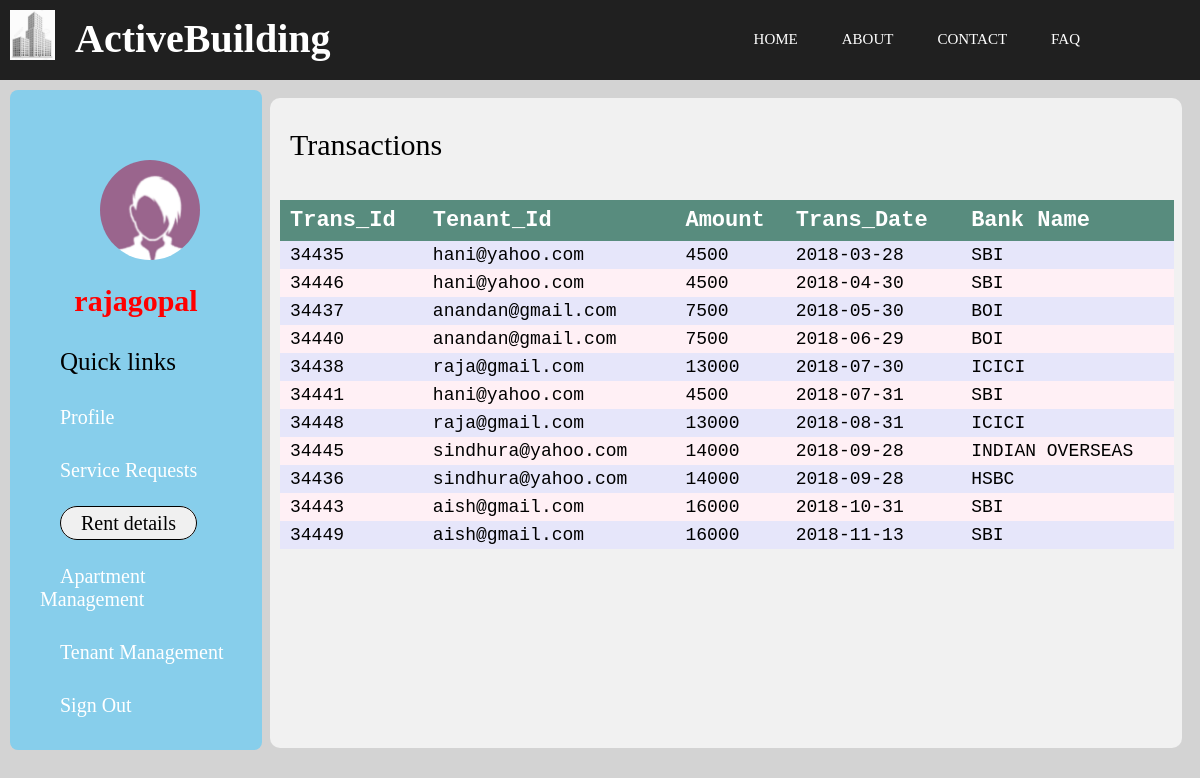
The page /rent1.php (signed in) on the database its author committed.
### tables this page shows
CREATE TABLE `rent` (
  `trans_id` int(10) NOT NULL,
  `email` varchar(35) NOT NULL,
  `amt` int(8) NOT NULL,
  `t_date` date NOT NULL,
  `bank_name` varchar(30) NOT NULL
);

### rent1.php (the view, shortened to what this page needs)
<!DOCTYPE html>
<html>
<head>
</head>
<body style="background-color: lightgrey;">
	<header style="width: auto; height: 80px; background-color: #202020;">
		<div class="row">
			<div class="logo">
				<img src="logo.png" >
			</div>
			<ul class="main_nav">
				<li><a href="">HOME</a></li>
				<li><a href="">ABOUT</a></li>
				<li><a href="">CONTACT</a></li>
				<li><a href="">FAQ</a></li>
			</ul>
		</div>
		<div>
			<h2>ActiveBuilding</h2>
		</div>
	</header>
	<nav>
		<div>
			<img src="user.png" class="avatar">
			<h1 style="color: red;"><?php echo $_SESSION['admin']; ?></h1>
		</div>
		<div>
			<ul class="side_nav">
				<p style="padding-left: 20px; font-size: 25px;">Quick links</p>
				<li><a href="admin.php">Profile</a></li>
				<li><a href="acomp1.php">Service Requests</a></li>
				<li class="t"><a href="#">Rent details</a></li>
				<li><a href="apart_man1.php">Apartment Management</a></li>
				<li><a href="tenant_man1.php">Tenant Management</a></li>
				<li><a href="#" onclick="display()">Sign Out</a></li>
			</ul>
		</div>
	</nav>
	<article>
		<p class="e">Transactions</p><br>
  		<div>
  			<table>
 				<tr>
  				<th>Trans_Id</th>
  				<th>Tenant_Id</th>
  				<th>Amount</th>
  				<th>Trans_Date</th>
  				<th>Bank Name</th>
 				</tr>
 				<?php
  					$conn1 = new PDO("mysql:host=localhost; dbname=project",'root',"");
         			$sql = "CALL payment()";
         			$result = $conn1->prepare($sql);
         			$result->setFetchMode(PDO::FETCH_ASSOC);
         			$result->execute();
   					while($row = $result->fetch()) {
    				echo "<tr> <td>" .  $row["trans_id"] . "</td><td>" . $row["email"] . "</td><td>" . $row["amt"] . "</td><td>" . $row["t_date"] . "</td><td>" .  $row["bank_name"] . "</td></tr>";
					}
					echo "</table>";
				?>
  		</div>
	</article>
</body>
</html>

### rent1.php (style rules this page uses)
* { margin: 0; padding: 0; }
h2 { font-size: 40px; text-align: left; color: white; padding-top: 15px; padding-left: 75px; padding-bottom: 15px; }
header { height: 100vh; background-size: cover; background-position: center; }
.main_nav { float: right; list-style: none; margin-top: 30px; padding-right: 100px; }
.main_nav li { display: inline-block; }
.main_nav li a { color: white; text-decoration: none; padding: 5px 20px; font-size: 15px; }
.logo img { padding-top: 10px; padding-left: 10px; width:45px; height:auto; float:left; }
article { float: right; width: 76%; background-color: #f1f1f1; margin-top: 18px; margin-right: 18px; height: 650px; border-radius: 10px; }
nav { float: left; width: 21%; height: 660px; margin-top: 10px; margin-bottom: 10px; margin-left: 10px; border-radius: 8px; background: skyblue;#0066ff }
.avatar { width: 100px; height:100px; border-radius: 50%; position: center; top: 50px; padding: 20px 90px; margin-top: 50px; }
h1 { font-size: 30px; text-align: center; color: white; }
.side_nav { float: left; list-style: none; margin-top: 30px; padding-left: 30px; }
.side_nav li { display: block; margin-top: 30px; }
.side_nav li a { color: white; text-decoration: none; padding: 5px 20px; font-size: 20px; }
li.t a { border: 1px solid black; color: black; border-radius: 20px; background-color: #f0f0f0; margin-left: 20px; }
.e { margin-left: 20px; margin-top: 30px; font-size: 30px; }
table { border-collapse: collapse; width: 98%; color:black; font-family: monospace; font-size: 18px; text-align: left; margin-left: 10px; margin-top: 20px; margin-right: 10px; }
th { background-color: #588c7e; color: white; font-size: 22px; padding-left: 10px; padding-top: 8px; padding-bottom: 8px; }
tr:nth-child(even) { background-color: #E6E6FA; }
tr:nth-child(odd) { background-color: #FFF0F5; }
td { padding-left: 10px; padding-top: 4px; padding-bottom: 4px; }

### rows shown on the page
rent: trans_id "34435", email "hani@yahoo.com", amt "4500", t_date "2018-03-28", bank_name "SBI"
rent: trans_id "34446", email "hani@yahoo.com", amt "4500", t_date "2018-04-30", bank_name "SBI"
rent: trans_id "34437", email "anandan@gmail.com", amt "7500", t_date "2018-05-30", bank_name "BOI"
rent: trans_id "34440", email "anandan@gmail.com", amt "7500", t_date "2018-06-29", bank_name "BOI"
rent: trans_id "34438", email "raja@gmail.com", amt "13000", t_date "2018-07-30", bank_name "ICICI"
rent: trans_id "34441", email "hani@yahoo.com", amt "4500", t_date "2018-07-31", bank_name "SBI"
rent: trans_id "34448", email "raja@gmail.com", amt "13000", t_date "2018-08-31", bank_name "ICICI"
rent: trans_id "34445", email "sindhura@yahoo.com", amt "14000", t_date "2018-09-28", bank_name "INDIAN OVERSEAS"
rent: trans_id "34436", email "sindhura@yahoo.com", amt "14000", t_date "2018-09-28", bank_name "HSBC"
rent: trans_id "34443", email "aish@gmail.com", amt "16000", t_date "2018-10-31", bank_name "SBI"
rent: trans_id "34449", email "aish@gmail.com", amt "16000", t_date "2018-11-13", bank_name "SBI"

### other values the page prints
$_SESSION['admin'] "rajagopal"
